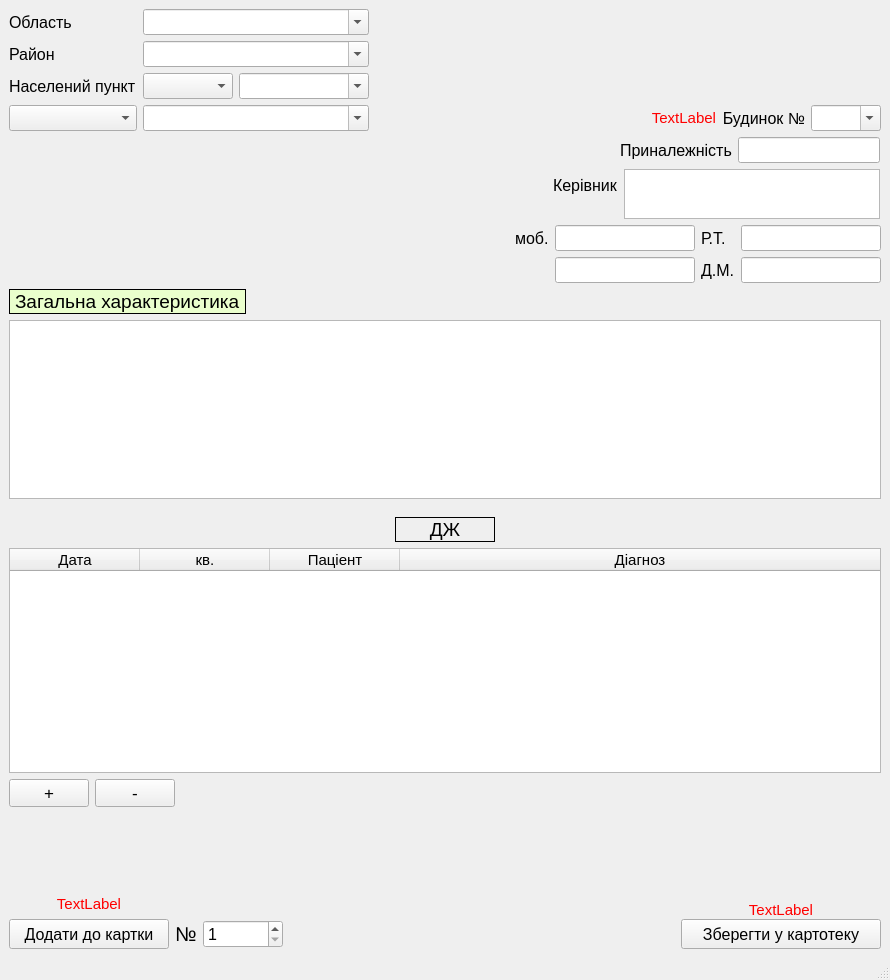
<?xml version="1.0" encoding="UTF-8"?>
<ui version="4.0">
 <class>CardFile</class>
 <widget class="QMainWindow" name="CardFile">
  <property name="geometry">
   <rect>
    <x>0</x>
    <y>0</y>
    <width>890</width>
    <height>980</height>
   </rect>
  </property>
  <property name="windowTitle">
   <string>MainWindow</string>
  </property>
  <widget class="QWidget" name="centralwidget">
   <layout class="QGridLayout" name="gridLayout_2">
    <item row="1" column="1" colspan="2">
     <layout class="QFormLayout" name="formLayout_2">
      <property name="labelAlignment">
       <set>Qt::AlignLeading|Qt::AlignLeft|Qt::AlignVCenter</set>
      </property>
      <property name="formAlignment">
       <set>Qt::AlignRight|Qt::AlignTop|Qt::AlignTrailing</set>
      </property>
      <property name="horizontalSpacing">
       <number>6</number>
      </property>
      <property name="verticalSpacing">
       <number>6</number>
      </property>
      <property name="rightMargin">
       <number>7</number>
      </property>
      <property name="bottomMargin">
       <number>0</number>
      </property>
      <item row="0" column="0">
       <widget class="QLabel" name="label_4_3">
        <property name="font">
         <font>
          <pointsize>12</pointsize>
         </font>
        </property>
        <property name="text">
         <string>Приналежність</string>
        </property>
        <property name="margin">
         <number>2</number>
        </property>
       </widget>
      </item>
      <item row="0" column="1">
       <widget class="QLineEdit" name="affiliation_3">
        <property name="sizePolicy">
         <sizepolicy hsizetype="Fixed" vsizetype="Fixed">
          <horstretch>0</horstretch>
          <verstretch>0</verstretch>
         </sizepolicy>
        </property>
        <property name="font">
         <font>
          <pointsize>11</pointsize>
         </font>
        </property>
       </widget>
      </item>
     </layout>
    </item>
    <item row="0" column="2">
     <layout class="QGridLayout" name="gridLayout_6">
      <property name="leftMargin">
       <number>150</number>
      </property>
      <property name="topMargin">
       <number>0</number>
      </property>
      <property name="rightMargin">
       <number>0</number>
      </property>
      <property name="bottomMargin">
       <number>0</number>
      </property>
      <item row="2" column="2">
       <widget class="QLabel" name="label_3_3">
        <property name="font">
         <font>
          <pointsize>12</pointsize>
         </font>
        </property>
        <property name="text">
         <string>Будинок №</string>
        </property>
        <property name="alignment">
         <set>Qt::AlignRight|Qt::AlignTrailing|Qt::AlignVCenter</set>
        </property>
        <property name="margin">
         <number>2</number>
        </property>
       </widget>
      </item>
      <item row="2" column="0">
       <spacer name="horizontalSpacer_4">
        <property name="orientation">
         <enum>Qt::Horizontal</enum>
        </property>
        <property name="sizeHint" stdset="0">
         <size>
          <width>40</width>
          <height>20</height>
         </size>
        </property>
       </spacer>
      </item>
      <item row="2" column="3">
       <widget class="QComboBox" name="comboBox_house_number_3">
        <property name="enabled">
         <bool>true</bool>
        </property>
        <property name="minimumSize">
         <size>
          <width>0</width>
          <height>0</height>
         </size>
        </property>
        <property name="maximumSize">
         <size>
          <width>70</width>
          <height>16777215</height>
         </size>
        </property>
        <property name="font">
         <font>
          <pointsize>11</pointsize>
         </font>
        </property>
        <property name="tabletTracking">
         <bool>true</bool>
        </property>
        <property name="autoFillBackground">
         <bool>false</bool>
        </property>
        <property name="editable">
         <bool>true</bool>
        </property>
        <property name="sizeAdjustPolicy">
         <enum>QComboBox::AdjustToContentsOnFirstShow</enum>
        </property>
       </widget>
      </item>
      <item row="1" column="2">
       <spacer name="verticalSpacer_4">
        <property name="orientation">
         <enum>Qt::Vertical</enum>
        </property>
        <property name="sizeHint" stdset="0">
         <size>
          <width>20</width>
          <height>40</height>
         </size>
        </property>
       </spacer>
      </item>
      <item row="2" column="1">
       <widget class="QLabel" name="error_house_numb">
        <property name="font">
         <font>
          <pointsize>11</pointsize>
         </font>
        </property>
        <property name="styleSheet">
         <string notr="true">color: rgb(255, 0, 0);</string>
        </property>
        <property name="text">
         <string>TextLabel</string>
        </property>
        <property name="alignment">
         <set>Qt::AlignRight|Qt::AlignTrailing|Qt::AlignVCenter</set>
        </property>
       </widget>
      </item>
     </layout>
    </item>
    <item row="0" column="0">
     <layout class="QGridLayout" name="gridLayout_5">
      <property name="rightMargin">
       <number>20</number>
      </property>
      <item row="0" column="0">
       <widget class="QLabel" name="label_4_5">
        <property name="font">
         <font>
          <pointsize>12</pointsize>
         </font>
        </property>
        <property name="text">
         <string>Область</string>
        </property>
        <property name="margin">
         <number>2</number>
        </property>
       </widget>
      </item>
      <item row="0" column="1">
       <widget class="QComboBox" name="comboBox_region_name_3">
        <property name="enabled">
         <bool>true</bool>
        </property>
        <property name="font">
         <font>
          <pointsize>11</pointsize>
         </font>
        </property>
        <property name="tabletTracking">
         <bool>true</bool>
        </property>
        <property name="autoFillBackground">
         <bool>false</bool>
        </property>
        <property name="editable">
         <bool>true</bool>
        </property>
        <property name="sizeAdjustPolicy">
         <enum>QComboBox::AdjustToContentsOnFirstShow</enum>
        </property>
       </widget>
      </item>
      <item row="3" column="1">
       <widget class="QComboBox" name="comboBox_streets_name_3">
        <property name="enabled">
         <bool>true</bool>
        </property>
        <property name="maximumSize">
         <size>
          <width>16777215</width>
          <height>200</height>
         </size>
        </property>
        <property name="font">
         <font>
          <pointsize>11</pointsize>
         </font>
        </property>
        <property name="tabletTracking">
         <bool>true</bool>
        </property>
        <property name="autoFillBackground">
         <bool>false</bool>
        </property>
        <property name="editable">
         <bool>true</bool>
        </property>
        <property name="sizeAdjustPolicy">
         <enum>QComboBox::AdjustToContentsOnFirstShow</enum>
        </property>
       </widget>
      </item>
      <item row="1" column="0">
       <widget class="QLabel" name="label_4_4">
        <property name="font">
         <font>
          <pointsize>12</pointsize>
         </font>
        </property>
        <property name="text">
         <string>Район</string>
        </property>
        <property name="margin">
         <number>2</number>
        </property>
       </widget>
      </item>
      <item row="3" column="0">
       <widget class="QComboBox" name="comboBox_streets_3">
        <property name="sizePolicy">
         <sizepolicy hsizetype="Minimum" vsizetype="Fixed">
          <horstretch>0</horstretch>
          <verstretch>0</verstretch>
         </sizepolicy>
        </property>
        <property name="minimumSize">
         <size>
          <width>110</width>
          <height>0</height>
         </size>
        </property>
        <property name="maximumSize">
         <size>
          <width>160</width>
          <height>16777215</height>
         </size>
        </property>
        <property name="font">
         <font>
          <pointsize>11</pointsize>
         </font>
        </property>
       </widget>
      </item>
      <item row="1" column="1">
       <widget class="QComboBox" name="comboBox_district_name_3">
        <property name="enabled">
         <bool>true</bool>
        </property>
        <property name="font">
         <font>
          <pointsize>11</pointsize>
         </font>
        </property>
        <property name="tabletTracking">
         <bool>true</bool>
        </property>
        <property name="autoFillBackground">
         <bool>false</bool>
        </property>
        <property name="editable">
         <bool>true</bool>
        </property>
        <property name="sizeAdjustPolicy">
         <enum>QComboBox::AdjustToContentsOnFirstShow</enum>
        </property>
       </widget>
      </item>
      <item row="2" column="1">
       <layout class="QFormLayout" name="formLayout_3">
        <item row="0" column="0">
         <widget class="QComboBox" name="comboBox_locality_type_3">
          <property name="enabled">
           <bool>true</bool>
          </property>
          <property name="minimumSize">
           <size>
            <width>90</width>
            <height>0</height>
           </size>
          </property>
          <property name="font">
           <font>
            <pointsize>11</pointsize>
           </font>
          </property>
          <property name="tabletTracking">
           <bool>true</bool>
          </property>
          <property name="autoFillBackground">
           <bool>false</bool>
          </property>
          <property name="editable">
           <bool>false</bool>
          </property>
          <property name="sizeAdjustPolicy">
           <enum>QComboBox::AdjustToContentsOnFirstShow</enum>
          </property>
         </widget>
        </item>
        <item row="0" column="1">
         <widget class="QComboBox" name="comboBox_locality_name_3">
          <property name="enabled">
           <bool>true</bool>
          </property>
          <property name="minimumSize">
           <size>
            <width>130</width>
            <height>0</height>
           </size>
          </property>
          <property name="font">
           <font>
            <pointsize>11</pointsize>
           </font>
          </property>
          <property name="tabletTracking">
           <bool>true</bool>
          </property>
          <property name="autoFillBackground">
           <bool>false</bool>
          </property>
          <property name="editable">
           <bool>true</bool>
          </property>
          <property name="sizeAdjustPolicy">
           <enum>QComboBox::AdjustToContentsOnFirstShow</enum>
          </property>
         </widget>
        </item>
       </layout>
      </item>
      <item row="2" column="0">
       <widget class="QLabel" name="label_4_6">
        <property name="font">
         <font>
          <pointsize>12</pointsize>
         </font>
        </property>
        <property name="text">
         <string>Населений пункт</string>
        </property>
        <property name="margin">
         <number>2</number>
        </property>
       </widget>
      </item>
     </layout>
    </item>
    <item row="2" column="1" colspan="2">
     <layout class="QFormLayout" name="formLayout">
      <property name="formAlignment">
       <set>Qt::AlignRight|Qt::AlignTop|Qt::AlignTrailing</set>
      </property>
      <property name="horizontalSpacing">
       <number>6</number>
      </property>
      <property name="rightMargin">
       <number>7</number>
      </property>
      <item row="0" column="0">
       <widget class="QLabel" name="label_5_3">
        <property name="font">
         <font>
          <pointsize>12</pointsize>
         </font>
        </property>
        <property name="text">
         <string>Керівник</string>
        </property>
        <property name="margin">
         <number>2</number>
        </property>
       </widget>
      </item>
      <item row="0" column="1">
       <widget class="QTextEdit" name="manager_3">
        <property name="sizePolicy">
         <sizepolicy hsizetype="Fixed" vsizetype="Fixed">
          <horstretch>0</horstretch>
          <verstretch>0</verstretch>
         </sizepolicy>
        </property>
        <property name="maximumSize">
         <size>
          <width>16777215</width>
          <height>50</height>
         </size>
        </property>
        <property name="font">
         <font>
          <pointsize>11</pointsize>
         </font>
        </property>
       </widget>
      </item>
     </layout>
    </item>
    <item row="7" column="2">
     <layout class="QGridLayout" name="gridLayout_8">
      <property name="spacing">
       <number>0</number>
      </property>
      <item row="0" column="1">
       <spacer name="verticalSpacer_2">
        <property name="orientation">
         <enum>Qt::Vertical</enum>
        </property>
        <property name="sizeHint" stdset="0">
         <size>
          <width>20</width>
          <height>40</height>
         </size>
        </property>
       </spacer>
      </item>
      <item row="1" column="1">
       <widget class="QLabel" name="error_save">
        <property name="font">
         <font>
          <pointsize>11</pointsize>
         </font>
        </property>
        <property name="styleSheet">
         <string notr="true">color: rgb(255, 0, 0);</string>
        </property>
        <property name="text">
         <string>TextLabel</string>
        </property>
        <property name="alignment">
         <set>Qt::AlignCenter</set>
        </property>
       </widget>
      </item>
      <item row="2" column="0">
       <spacer name="horizontalSpacer_7">
        <property name="orientation">
         <enum>Qt::Horizontal</enum>
        </property>
        <property name="sizeHint" stdset="0">
         <size>
          <width>180</width>
          <height>20</height>
         </size>
        </property>
       </spacer>
      </item>
      <item row="2" column="1">
       <widget class="QPushButton" name="saveButton_3">
        <property name="minimumSize">
         <size>
          <width>200</width>
          <height>30</height>
         </size>
        </property>
        <property name="maximumSize">
         <size>
          <width>250</width>
          <height>16777215</height>
         </size>
        </property>
        <property name="font">
         <font>
          <pointsize>12</pointsize>
         </font>
        </property>
        <property name="text">
         <string>Зберегти у картотеку</string>
        </property>
       </widget>
      </item>
     </layout>
    </item>
    <item row="4" column="0" colspan="3">
     <layout class="QFormLayout" name="formLayout_4">
      <property name="topMargin">
       <number>12</number>
      </property>
      <item row="1" column="0" colspan="2">
       <widget class="QTableWidget" name="tableWidget_diag_file">
        <property name="minimumSize">
         <size>
          <width>0</width>
          <height>225</height>
         </size>
        </property>
        <property name="font">
         <font>
          <pointsize>11</pointsize>
         </font>
        </property>
        <attribute name="horizontalHeaderDefaultSectionSize">
         <number>130</number>
        </attribute>
        <attribute name="horizontalHeaderShowSortIndicator" stdset="0">
         <bool>false</bool>
        </attribute>
        <attribute name="horizontalHeaderStretchLastSection">
         <bool>true</bool>
        </attribute>
        <attribute name="verticalHeaderDefaultSectionSize">
         <number>30</number>
        </attribute>
        <attribute name="verticalHeaderMinimumSectionSize">
         <number>24</number>
        </attribute>
        <column>
         <property name="text">
          <string>Дата</string>
         </property>
        </column>
        <column>
         <property name="text">
          <string>кв.</string>
         </property>
        </column>
        <column>
         <property name="text">
          <string>Паціент</string>
         </property>
        </column>
        <column>
         <property name="text">
          <string>Діагноз</string>
         </property>
        </column>
       </widget>
      </item>
      <item row="2" column="0">
       <layout class="QGridLayout" name="gridLayout_4">
        <item row="0" column="1">
         <widget class="QPushButton" name="del_from_diag_Button_2">
          <property name="font">
           <font>
            <pointsize>13</pointsize>
           </font>
          </property>
          <property name="text">
           <string>-</string>
          </property>
         </widget>
        </item>
        <item row="0" column="0">
         <widget class="QPushButton" name="add_to_diag_Button_3">
          <property name="font">
           <font>
            <pointsize>13</pointsize>
           </font>
          </property>
          <property name="text">
           <string>+</string>
          </property>
         </widget>
        </item>
       </layout>
      </item>
      <item row="0" column="0" colspan="2">
       <layout class="QGridLayout" name="gridLayout_7">
        <item row="0" column="2">
         <spacer name="horizontalSpacer_10">
          <property name="orientation">
           <enum>Qt::Horizontal</enum>
          </property>
          <property name="sizeHint" stdset="0">
           <size>
            <width>40</width>
            <height>20</height>
           </size>
          </property>
         </spacer>
        </item>
        <item row="0" column="1">
         <widget class="QLabel" name="label_3">
          <property name="minimumSize">
           <size>
            <width>100</width>
            <height>25</height>
           </size>
          </property>
          <property name="font">
           <font>
            <pointsize>14</pointsize>
           </font>
          </property>
          <property name="layoutDirection">
           <enum>Qt::LeftToRight</enum>
          </property>
          <property name="frameShape">
           <enum>QFrame::Box</enum>
          </property>
          <property name="frameShadow">
           <enum>QFrame::Plain</enum>
          </property>
          <property name="text">
           <string>ДЖ</string>
          </property>
          <property name="alignment">
           <set>Qt::AlignCenter</set>
          </property>
         </widget>
        </item>
        <item row="0" column="0">
         <spacer name="horizontalSpacer_11">
          <property name="orientation">
           <enum>Qt::Horizontal</enum>
          </property>
          <property name="sizeHint" stdset="0">
           <size>
            <width>40</width>
            <height>20</height>
           </size>
          </property>
         </spacer>
        </item>
       </layout>
      </item>
      <item row="2" column="1">
       <layout class="QGridLayout" name="gridLayout_9">
        <property name="sizeConstraint">
         <enum>QLayout::SetFixedSize</enum>
        </property>
        <property name="leftMargin">
         <number>0</number>
        </property>
        <property name="topMargin">
         <number>0</number>
        </property>
        <property name="rightMargin">
         <number>0</number>
        </property>
        <property name="bottomMargin">
         <number>0</number>
        </property>
       </layout>
      </item>
     </layout>
    </item>
    <item row="7" column="0">
     <layout class="QGridLayout" name="gridLayout_3">
      <property name="topMargin">
       <number>9</number>
      </property>
      <property name="horizontalSpacing">
       <number>6</number>
      </property>
      <item row="2" column="0">
       <widget class="QPushButton" name="add_to_cardButton">
        <property name="minimumSize">
         <size>
          <width>160</width>
          <height>30</height>
         </size>
        </property>
        <property name="font">
         <font>
          <pointsize>12</pointsize>
         </font>
        </property>
        <property name="text">
         <string>Додати до картки</string>
        </property>
       </widget>
      </item>
      <item row="0" column="0">
       <spacer name="verticalSpacer_3">
        <property name="orientation">
         <enum>Qt::Vertical</enum>
        </property>
        <property name="sizeHint" stdset="0">
         <size>
          <width>20</width>
          <height>40</height>
         </size>
        </property>
       </spacer>
      </item>
      <item row="2" column="1">
       <widget class="QLabel" name="label_10">
        <property name="font">
         <font>
          <pointsize>15</pointsize>
         </font>
        </property>
        <property name="text">
         <string>№</string>
        </property>
       </widget>
      </item>
      <item row="2" column="2">
       <widget class="QSpinBox" name="curd_numberBox">
        <property name="minimumSize">
         <size>
          <width>80</width>
          <height>0</height>
         </size>
        </property>
        <property name="font">
         <font>
          <pointsize>12</pointsize>
         </font>
        </property>
        <property name="minimum">
         <number>1</number>
        </property>
        <property name="maximum">
         <number>10000</number>
        </property>
       </widget>
      </item>
      <item row="2" column="3">
       <spacer name="horizontalSpacer_9">
        <property name="orientation">
         <enum>Qt::Horizontal</enum>
        </property>
        <property name="sizeHint" stdset="0">
         <size>
          <width>40</width>
          <height>20</height>
         </size>
        </property>
       </spacer>
      </item>
      <item row="1" column="0">
       <widget class="QLabel" name="error">
        <property name="font">
         <font>
          <pointsize>11</pointsize>
         </font>
        </property>
        <property name="styleSheet">
         <string notr="true">color: rgb(255, 0, 0);</string>
        </property>
        <property name="text">
         <string>TextLabel</string>
        </property>
        <property name="alignment">
         <set>Qt::AlignCenter</set>
        </property>
       </widget>
      </item>
     </layout>
    </item>
    <item row="3" column="0" colspan="3">
     <layout class="QVBoxLayout" name="verticalLayout">
      <item>
       <layout class="QGridLayout" name="gridLayout">
        <item row="1" column="4">
         <widget class="QLineEdit" name="mobile_2_3">
          <property name="sizePolicy">
           <sizepolicy hsizetype="Fixed" vsizetype="Fixed">
            <horstretch>0</horstretch>
            <verstretch>0</verstretch>
           </sizepolicy>
          </property>
          <property name="maximumSize">
           <size>
            <width>140</width>
            <height>16777215</height>
           </size>
          </property>
          <property name="font">
           <font>
            <pointsize>11</pointsize>
           </font>
          </property>
         </widget>
        </item>
        <item row="0" column="0">
         <spacer name="horizontalSpacer_3">
          <property name="orientation">
           <enum>Qt::Horizontal</enum>
          </property>
          <property name="sizeHint" stdset="0">
           <size>
            <width>40</width>
            <height>20</height>
           </size>
          </property>
         </spacer>
        </item>
        <item row="1" column="5">
         <widget class="QLabel" name="label_8_3">
          <property name="font">
           <font>
            <pointsize>12</pointsize>
           </font>
          </property>
          <property name="text">
           <string>Д.М.</string>
          </property>
          <property name="margin">
           <number>2</number>
          </property>
         </widget>
        </item>
        <item row="0" column="1">
         <spacer name="horizontalSpacer_5">
          <property name="orientation">
           <enum>Qt::Horizontal</enum>
          </property>
          <property name="sizeHint" stdset="0">
           <size>
            <width>40</width>
            <height>20</height>
           </size>
          </property>
         </spacer>
        </item>
        <item row="0" column="3">
         <widget class="QLabel" name="label_6_3">
          <property name="font">
           <font>
            <pointsize>12</pointsize>
           </font>
          </property>
          <property name="text">
           <string>моб.</string>
          </property>
          <property name="margin">
           <number>2</number>
          </property>
         </widget>
        </item>
        <item row="0" column="4">
         <widget class="QLineEdit" name="mobile_1_3">
          <property name="sizePolicy">
           <sizepolicy hsizetype="Fixed" vsizetype="Fixed">
            <horstretch>0</horstretch>
            <verstretch>0</verstretch>
           </sizepolicy>
          </property>
          <property name="minimumSize">
           <size>
            <width>1</width>
            <height>0</height>
           </size>
          </property>
          <property name="maximumSize">
           <size>
            <width>140</width>
            <height>16777215</height>
           </size>
          </property>
          <property name="font">
           <font>
            <pointsize>11</pointsize>
           </font>
          </property>
          <property name="text">
           <string/>
          </property>
         </widget>
        </item>
        <item row="0" column="2">
         <spacer name="horizontalSpacer_6">
          <property name="orientation">
           <enum>Qt::Horizontal</enum>
          </property>
          <property name="sizeHint" stdset="0">
           <size>
            <width>40</width>
            <height>20</height>
           </size>
          </property>
         </spacer>
        </item>
        <item row="0" column="5">
         <widget class="QLabel" name="label_7_3">
          <property name="font">
           <font>
            <pointsize>12</pointsize>
           </font>
          </property>
          <property name="text">
           <string>Р.Т.</string>
          </property>
          <property name="margin">
           <number>2</number>
          </property>
         </widget>
        </item>
        <item row="1" column="6">
         <widget class="QLineEdit" name="home_phone_3">
          <property name="sizePolicy">
           <sizepolicy hsizetype="Fixed" vsizetype="Fixed">
            <horstretch>0</horstretch>
            <verstretch>0</verstretch>
           </sizepolicy>
          </property>
          <property name="maximumSize">
           <size>
            <width>140</width>
            <height>16777215</height>
           </size>
          </property>
          <property name="font">
           <font>
            <pointsize>11</pointsize>
           </font>
          </property>
         </widget>
        </item>
        <item row="0" column="6">
         <widget class="QLineEdit" name="work_phone_3">
          <property name="sizePolicy">
           <sizepolicy hsizetype="Fixed" vsizetype="Fixed">
            <horstretch>0</horstretch>
            <verstretch>0</verstretch>
           </sizepolicy>
          </property>
          <property name="maximumSize">
           <size>
            <width>140</width>
            <height>16777215</height>
           </size>
          </property>
          <property name="font">
           <font>
            <pointsize>11</pointsize>
           </font>
          </property>
          <property name="text">
           <string/>
          </property>
         </widget>
        </item>
       </layout>
      </item>
      <item>
       <layout class="QFormLayout" name="formLayout_8">
        <property name="bottomMargin">
         <number>0</number>
        </property>
        <item row="0" column="0">
         <widget class="QLabel" name="label_2_3">
          <property name="font">
           <font>
            <pointsize>14</pointsize>
           </font>
          </property>
          <property name="styleSheet">
           <string notr="true">background-color: rgb(234, 255, 205);</string>
          </property>
          <property name="frameShape">
           <enum>QFrame::Box</enum>
          </property>
          <property name="text">
           <string>Загальна характеристика</string>
          </property>
          <property name="margin">
           <number>2</number>
          </property>
         </widget>
        </item>
        <item row="0" column="1">
         <spacer name="horizontalSpacer_8">
          <property name="orientation">
           <enum>Qt::Horizontal</enum>
          </property>
          <property name="sizeHint" stdset="0">
           <size>
            <width>40</width>
            <height>20</height>
           </size>
          </property>
         </spacer>
        </item>
       </layout>
      </item>
      <item>
       <widget class="QTextEdit" name="general_chatacteristics_3">
        <property name="font">
         <font>
          <pointsize>11</pointsize>
         </font>
        </property>
        <property name="mouseTracking">
         <bool>false</bool>
        </property>
        <property name="styleSheet">
         <string notr="true"/>
        </property>
        <property name="html">
         <string>&lt;!DOCTYPE HTML PUBLIC &quot;-//W3C//DTD HTML 4.0//EN&quot; &quot;http://www.w3.org/TR/REC-html40/strict.dtd&quot;&gt;
&lt;html&gt;&lt;head&gt;&lt;meta name=&quot;qrichtext&quot; content=&quot;1&quot; /&gt;&lt;style type=&quot;text/css&quot;&gt;
p, li { white-space: pre-wrap; }
&lt;/style&gt;&lt;/head&gt;&lt;body style=&quot; font-family:'MS Shell Dlg 2'; font-size:11pt; font-weight:400; font-style:normal;&quot;&gt;
&lt;p style=&quot;-qt-paragraph-type:empty; margin-top:0px; margin-bottom:0px; margin-left:0px; margin-right:0px; -qt-block-indent:0; text-indent:0px; font-size:8pt;&quot;&gt;&lt;br /&gt;&lt;/p&gt;&lt;/body&gt;&lt;/html&gt;</string>
        </property>
       </widget>
      </item>
     </layout>
    </item>
    <item row="5" column="1">
     <spacer name="horizontalSpacer_2">
      <property name="orientation">
       <enum>Qt::Horizontal</enum>
      </property>
      <property name="sizeHint" stdset="0">
       <size>
        <width>40</width>
        <height>20</height>
       </size>
      </property>
     </spacer>
    </item>
    <item row="7" column="1">
     <spacer name="horizontalSpacer">
      <property name="orientation">
       <enum>Qt::Horizontal</enum>
      </property>
      <property name="sizeHint" stdset="0">
       <size>
        <width>40</width>
        <height>20</height>
       </size>
      </property>
     </spacer>
    </item>
    <item row="6" column="2">
     <spacer name="verticalSpacer">
      <property name="orientation">
       <enum>Qt::Vertical</enum>
      </property>
      <property name="sizeHint" stdset="0">
       <size>
        <width>20</width>
        <height>40</height>
       </size>
      </property>
     </spacer>
    </item>
   </layout>
   <zorder>horizontalSpacer</zorder>
   <zorder>horizontalSpacer_2</zorder>
   <zorder>verticalSpacer</zorder>
  </widget>
  <widget class="QMenuBar" name="menubar">
   <property name="geometry">
    <rect>
     <x>0</x>
     <y>0</y>
     <width>890</width>
     <height>21</height>
    </rect>
   </property>
  </widget>
  <widget class="QStatusBar" name="statusbar"/>
 </widget>
 <resources/>
 <connections/>
</ui>
